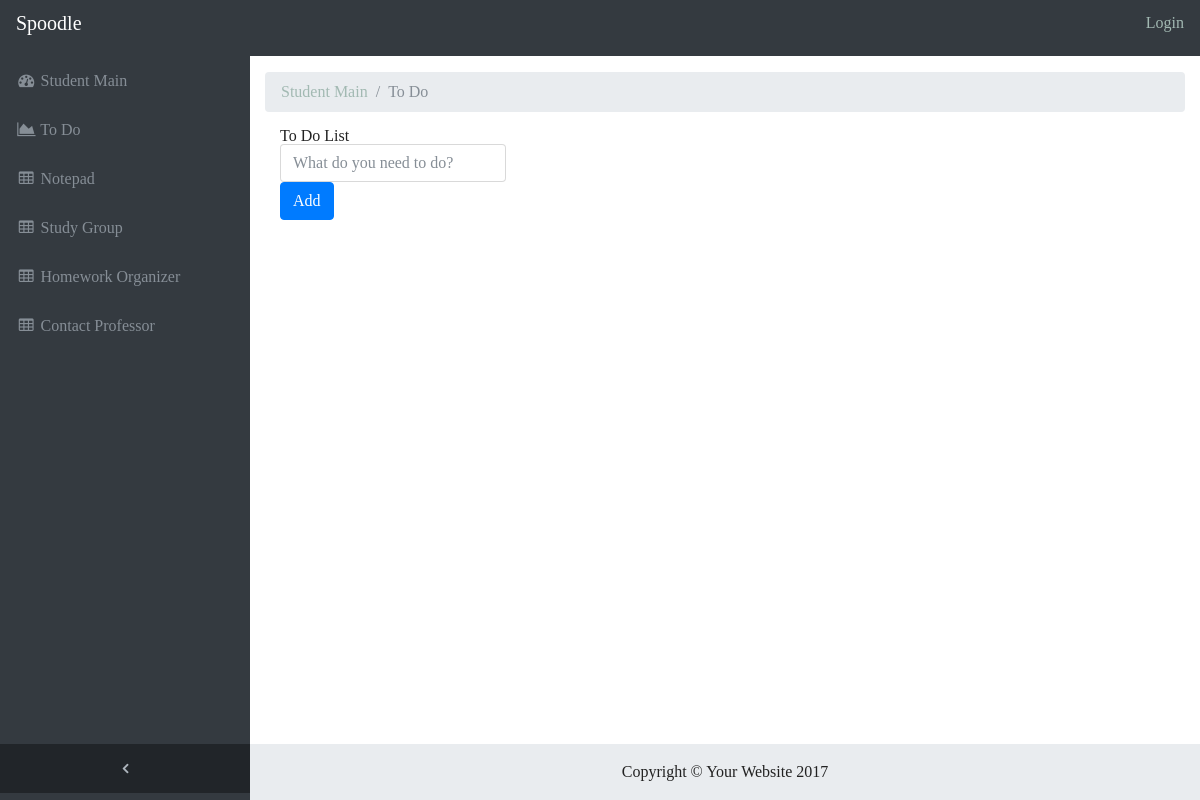
Page /spoodle/todo/ on the earlier database version.
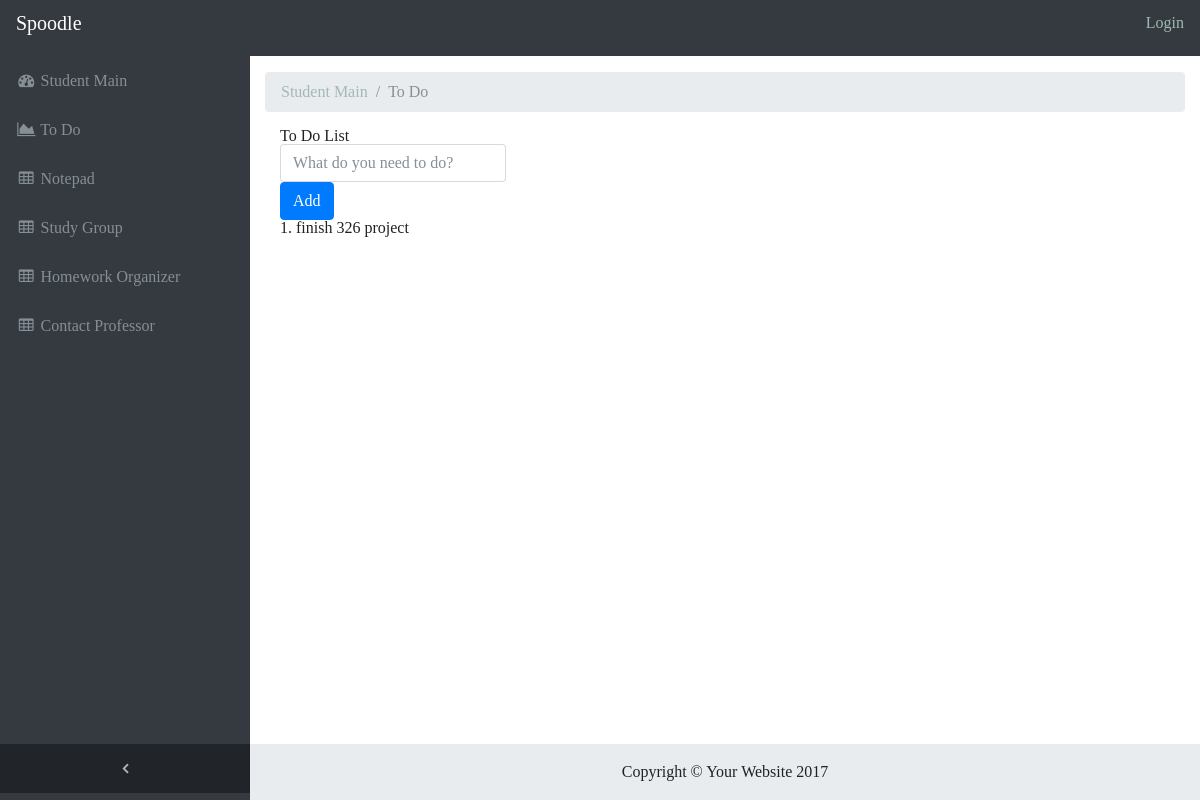
Same page on the later database version.
### spoodle/models.py (models this page shows)
class Todo(models.Model):
    student = models.ForeignKey('Student')
    activity = models.CharField(max_length=200, help_text="Enter a task you have to do.")
    def __str__(self):
        return self.activity

### spoodle/views.py (the view)
def todo(request):
    todos = Todo.objects.all()
    return render(
        request,
        'todo.html',
        context={'todos':todos},
    )

### spoodle/templates/todo.html (shortened to what this page needs)
{% extends "base_generic.html" %}
{% block content %}
<ol class="breadcrumb">
  <li class="breadcrumb-item">
    <a href="{% url 'index' %}">Student Main</a>
  </li>
  <li class="breadcrumb-item active">To Do</li>
</ol>
  <div class="container" id="main">
      <h1 style = strong>To Do List</h1>
      <form role="form" id="main_input_box">
          <label>
              <input type="text" class="form-control" id="custom_textbox" name="Item" placeholder="What do you need to do?">
              <input type="submit" value="Add" class="btn btn-primary add_button">
          </label>
      </form>
      <form>
          <ol class="list-group list_of_items">
          {% for todo in todos %}
          <li>
            <h2>{{forloop.counter}}. {{todo}}</h2>
          </li>
         {% endfor %}</ol>
      </form>
  </div>
{% endblock %}

Differences in the rows shown:
added Todo: activity "finish 326 project"
